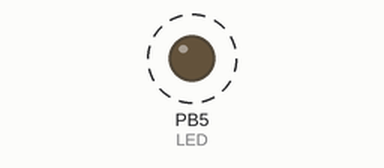
A program run on a simulated ATmega328P, built with avr-gcc and emulated at 16 MHz. Parts: output pins drawn as LEDs (lit = HIGH). Dashed ring = blinking.

Above: at 0.2 s.
Timing chart, 0 to 3.0 s (numbered marks = the images above):
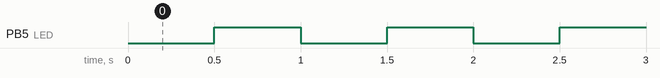

Measured:
- by itself, PB5 (LED): alternates HIGH for 0.50 s and LOW for 0.50 s

The program:

main.c
```c
/*
 *  Use a timer interrupt to toggle LED
 */

#define F_CPU 16000000UL

#include <stdio.h>
#include <avr/io.h>
#include <avr/interrupt.h>
#include <util/delay.h>

void config_timer1(void) {
    // Clock source: clk_i/o / 1024
    TCCR1B |= _BV(CS10) | _BV(CS12);
    // Mode 4: clear timer on compare match to OCR1A
    TCCR1B |= _BV(WGM12);
    OCR1A = 7813;           // TOP value for 2 Hz interrupt freq
    TIMSK1 |= _BV(OCIE1A);  // Enable interrupt on match
}

void config_gpio(void) {
    DDRB = 0b00100000;  // PB5: output pin
}

ISR(TIMER1_COMPA_vect) {
    PORTB ^= _BV(PB5);  // Toggle LED
}

int main(void) {
    config_timer1();
    config_gpio();
    sei();  // Enable interrupts
    while (1) {
    }
    return 0;
}
```
